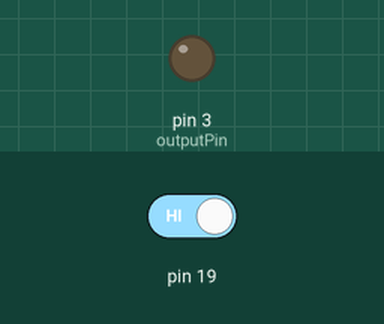
The sketch below on a simulated Arduino Mega 2560, built with avr-gcc and run on an emulated ATmega2560. On the bench: output pins drawn as LEDs (lit = HIGH). The test bench sets the inputs (shaded band); at power-on: pin 19 HIGH.

Above: at 1.2 s.
1.3 s: pin 19 driven LOW
At 2.4 s:
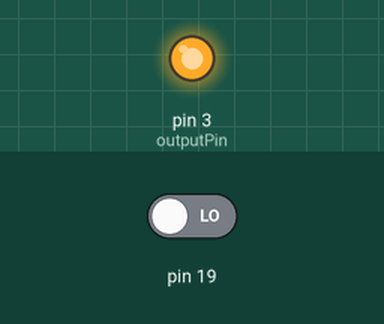
Timing chart, 0 to 4.3 s (numbered marks = the images above; inputs shaded):
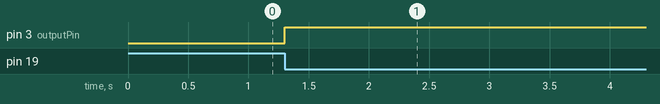

The sketch:

testInInterrup.ino
```cpp
unsigned int outputPin = 3;
unsigned int sensorPin = 2;
volatile boolean inFront = false;
boolean ledON = false;

void setup(){
  pinMode(sensorPin, INPUT);
  pinMode(outputPin, OUTPUT);
  digitalWrite(outputPin, false);


   EICRA = _BV(ISC21);          //external interrupt on falling edge
   EIFR = _BV(INTF2);           //clear the interrupt flag (setting ISCnn can cause an interrupt)
   EIMSK = _BV(INT2);           //enable external interrupt


  //attachInterrupt(2, doCount, FALLING);
}

ISR(INT2_vect)
{
    static bool ledState;
    digitalWrite(outputPin, ledState = !ledState);
}

void loop() {
}
/*
void loop() {
  if (ledON!=inFront){
    ledON=inFront;
    digitalWrite(outputPin, ledON);
  }
}

void doCount(){
   static bool ledState;
    digitalWrite(outputPin, ledState = !ledState);
}
*/
```

Measured:
- after the input at 1.3 s, pin 3 (outputPin): LOW → HIGH at once
